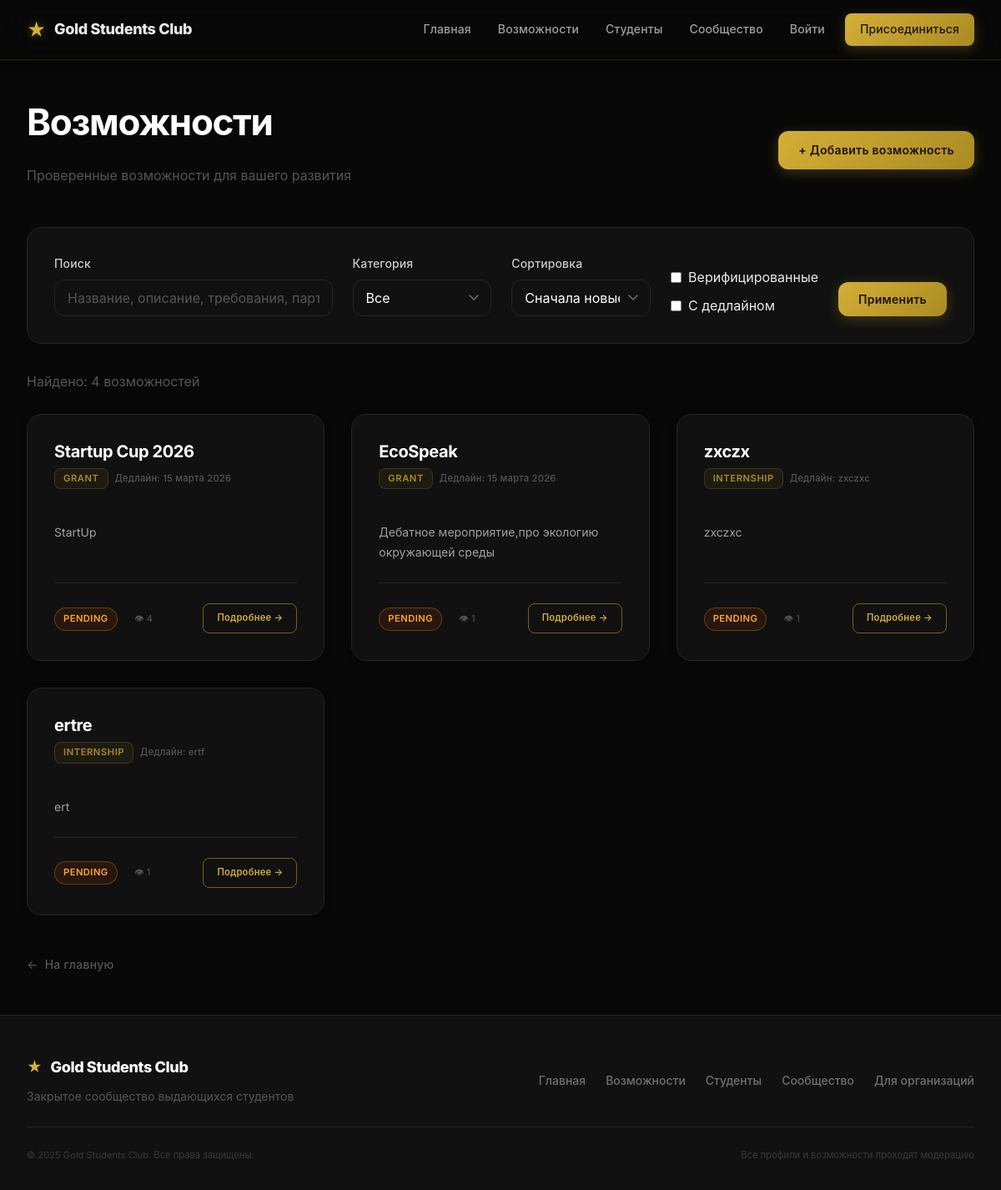
/opportunities, run on an earlier commit of the app's database.
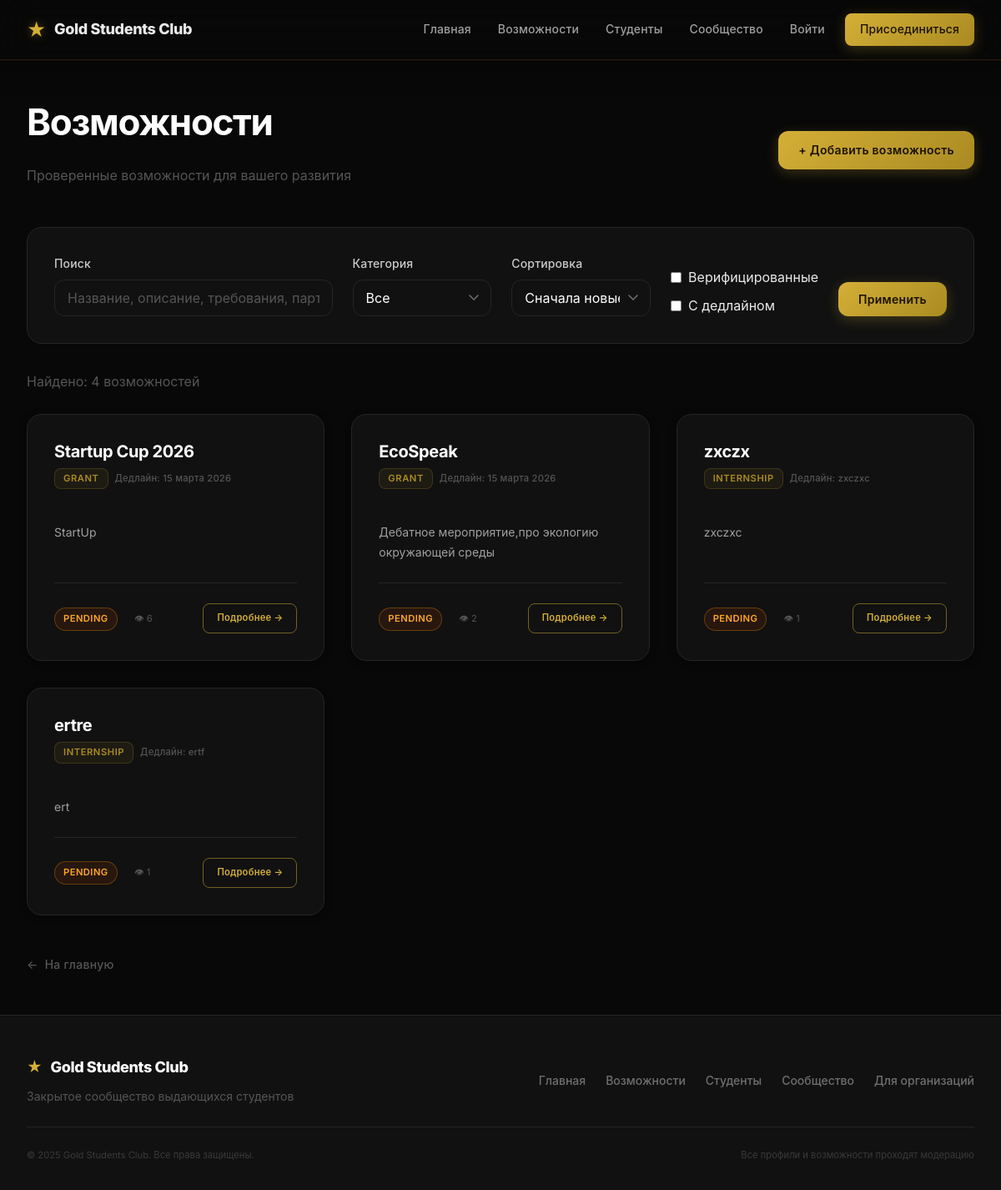
And on a later commit of the database.
### app.py (models this page shows, shortened)
class Opportunity(db.Model):
    id = db.Column(db.Integer, primary_key=True)
    title = db.Column(db.String(200), nullable=False, index=True)
    description = db.Column(db.Text)
    requirements = db.Column(db.Text)
    category = db.Column(db.String(50), index=True)
    deadline = db.Column(db.String(50))
    source = db.Column(db.String(200))
    registration_link = db.Column(db.String(500))
    verified = db.Column(db.Boolean, default=False, index=True)
    views_count = db.Column(db.Integer, default=0)
    created_by = db.Column(db.Integer, db.ForeignKey("user.id"), nullable=True)
    creator = db.relationship("User", backref=db.backref("opportunities", lazy="dynamic"))
    created_at = db.Column(db.DateTime, default=datetime.utcnow)
    updated_at = db.Column(db.DateTime, default=datetime.utcnow, onupdate=datetime.utcnow)

### app.py (the view, shortened to what this page needs)
@app.route("/opportunities")
def opportunities():
    category = request.args.get("category", "")
    search_query = request.args.get("search", "").strip()
    verified_only = request.args.get("verified", "") == "on"
    with_deadline = request.args.get("deadline", "") == "on"
    sort = request.args.get("sort", "")
    page = request.args.get("page", 1, type=int)
    per_page = 12
    query = Opportunity.query
    if category:
        query = query.filter(Opportunity.category == category)
    if verified_only:
        query = query.filter(Opportunity.verified == True)
    if with_deadline:
        query = query.filter(Opportunity.deadline.isnot(None), Opportunity.deadline != "")
    if sort == "deadline":
        query = query.order_by(Opportunity.deadline.asc(),
                               Opportunity.verified.desc(),
                               Opportunity.created_at.desc())
    else:
        query = query.order_by(Opportunity.verified.desc(), Opportunity.created_at.desc())
    pagination = query.paginate(page=page, per_page=per_page, error_out=False)
    categories = [c[0] for c in db.session.query(Opportunity.category).distinct().all() if c[0]]
    return render_template(
        "opportunities.html",
        opportunities=pagination.items,
        pagination=pagination,
        categories=categories,
        current_category=category,
        current_search=search_query,
        verified_only=verified_only,
        with_deadline=with_deadline,
        sort=sort
    )

### templates/opportunities.html (shortened to what the changed rows need)
{% extends "base.html" %}
{% block content %}
    <div class="container">
        <div class="flex-between mb-4">
            <div>
                <h1>Возможности</h1>
            </div>
        </div>
        {% if opportunities %}
            <div class="grid grid-2">
                {% for op in opportunities %}
                    <div class="card opportunity-card">
                        <div class="card-header">
                            <h3 class="card-title">
                                <a href="/opportunity/{{ op.id }}">{{ op.title }}</a>
                            </h3>
                            <div class="card-subtitle">
                                <span class="category-tag">{{ op.category }}</span>
                                {% if op.deadline %}
                                    <span class="deadline">Дедлайн: {{ op.deadline }}</span>
                                {% endif %}
                            </div>
                        </div>
                        <p class="card-text">
                            {% if op.description %}
                                {{ op.description[:150] }}{% if op.description|length > 150 %}...{% endif %}
                            {% else %}
                                <span class="text-muted">Описание отсутствует</span>
                            {% endif %}
                        </p>
                        <div class="card-footer">
                            <div>
                                {% if op.verified %}
                                    <span class="badge badge-success">✓ Verified</span>
                                {% else %}
                                    <span class="badge badge-warning">Pending</span>
                                {% endif %}
                                {% if op.views_count %}
                                    <span class="text-muted" style="font-size: var(--font-size-xs); margin-left: var(--spacing-sm);">
                                        👁 {{ op.views_count }}
                                    </span>
                                {% endif %}
                            </div>
                            <a href="/opportunity/{{ op.id }}" class="btn btn-outline btn-sm">Подробнее →</a>
                        </div>
                    </div>
                {% endfor %}
            </div>
        {% endif %}
    </div>
{% endblock %}

What changed in the data, as far as the page shows it:
changed Opportunity "Startup Cup 2026": views_count "4" → "6"
changed Opportunity "EcoSpeak": views_count "1" → "2"
